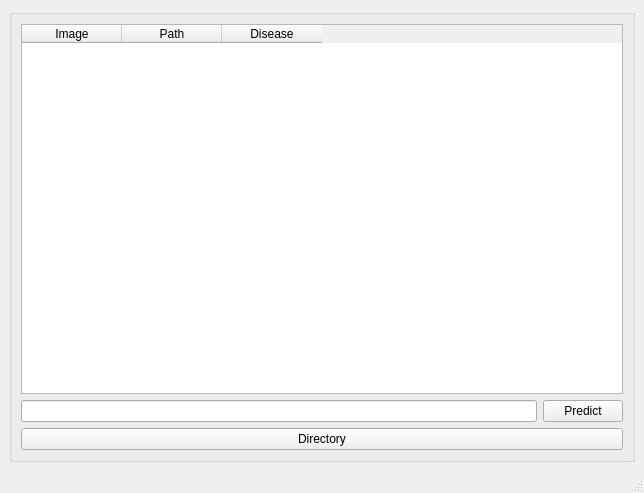
<?xml version="1.0" encoding="UTF-8"?>
<ui version="4.0">
 <class>App</class>
 <widget class="QMainWindow" name="App">
  <property name="geometry">
   <rect>
    <x>0</x>
    <y>0</y>
    <width>644</width>
    <height>493</height>
   </rect>
  </property>
  <property name="windowTitle">
   <string>Leaf Doctor</string>
  </property>
  <widget class="QWidget" name="centralwidget">
   <layout class="QGridLayout" name="gridLayout">
    <item row="1" column="1" colspan="2">
     <widget class="QGroupBox" name="groupBox">
      <layout class="QGridLayout" name="gridLayout_2">
       <item row="1" column="0">
        <widget class="QLineEdit" name="linePath">
         <property name="readOnly">
          <bool>true</bool>
         </property>
        </widget>
       </item>
       <item row="1" column="1">
        <widget class="QPushButton" name="btn_predict">
         <property name="text">
          <string>Predict</string>
         </property>
        </widget>
       </item>
       <item row="2" column="0" colspan="2">
        <widget class="QPushButton" name="btn_directory">
         <property name="text">
          <string>Directory</string>
         </property>
        </widget>
       </item>
       <item row="0" column="0" colspan="2">
        <widget class="QTableWidget" name="tableWidget">
         <column>
          <property name="text">
           <string>Image</string>
          </property>
         </column>
         <column>
          <property name="text">
           <string>Path</string>
          </property>
         </column>
         <column>
          <property name="text">
           <string>Disease</string>
          </property>
         </column>
        </widget>
       </item>
      </layout>
     </widget>
    </item>
   </layout>
  </widget>
  <widget class="QMenuBar" name="menubar">
   <property name="geometry">
    <rect>
     <x>0</x>
     <y>0</y>
     <width>644</width>
     <height>31</height>
    </rect>
   </property>
  </widget>
  <widget class="QStatusBar" name="statusbar"/>
 </widget>
 <resources/>
 <connections/>
</ui>
